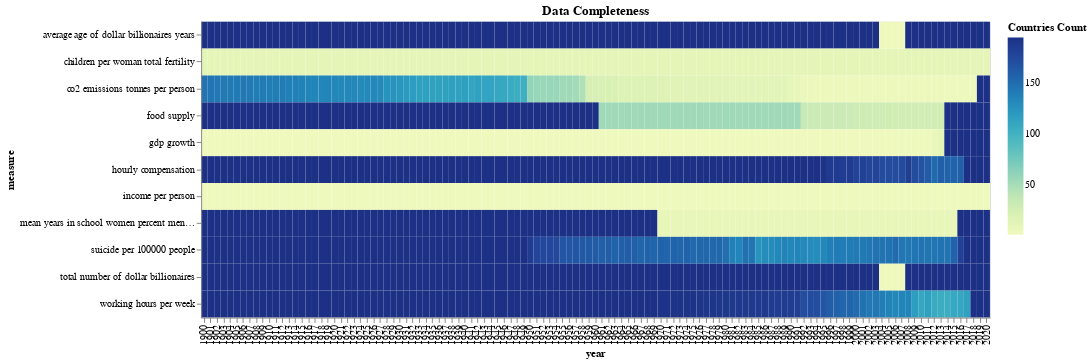

The cell this chart's notebook holds for it:
### Markdown cell above
## Data Completeness
 > In the data quality framework, data completeness refers to the degree to which all data in a data set is available. A measure of data completeness is the percentage of missing data entries [[1]](https://dataladder.com/missing-data-and-data-completeness/)

### Code cell
t1 = pd.melt(data[all_columns], id_vars=['country', 'year'], var_name=['measure'], value_name='val')
t1['Countries Count'] = t1['val'].isnull() 

t1 = t1.groupby(['year', 'measure'])['Countries Count'].sum().reset_index()

alt.Chart(t1).mark_rect().encode(
    x='year:O',
    y='measure:O',
    color='Countries Count:Q'
).properties(
    width=800,
    height=300,
    title='Data Completeness'
)

### Figure 1 — Vega-Lite specification as saved in the notebook (floating-point values rounded to 4 significant figures; data arrays with more than 128 entries replaced by an {"elided": "..."} marker saying what was removed)
{"config": {"view": {"continuousWidth": 400, "continuousHeight": 300}}, "data": {"name": "data-1d743b79f7f9259c4adfdff9f804fac4"}, "mark": "rect", "encoding": {"color": {"type": "quantitative", "field": "Countries Count"}, "x": {"type": "ordinal", "field": "year"}, "y": {"type": "ordinal", "field": "measure"}}, "height": 300, "title": "Data Completeness", "width": 800, "$schema": "https://vega.github.io/schema/vega-lite/v4.8.1.json", "datasets": {"data-1d743b79f7f9259c4adfdff9f804fac4": {"elided": "1331 records"}}}
